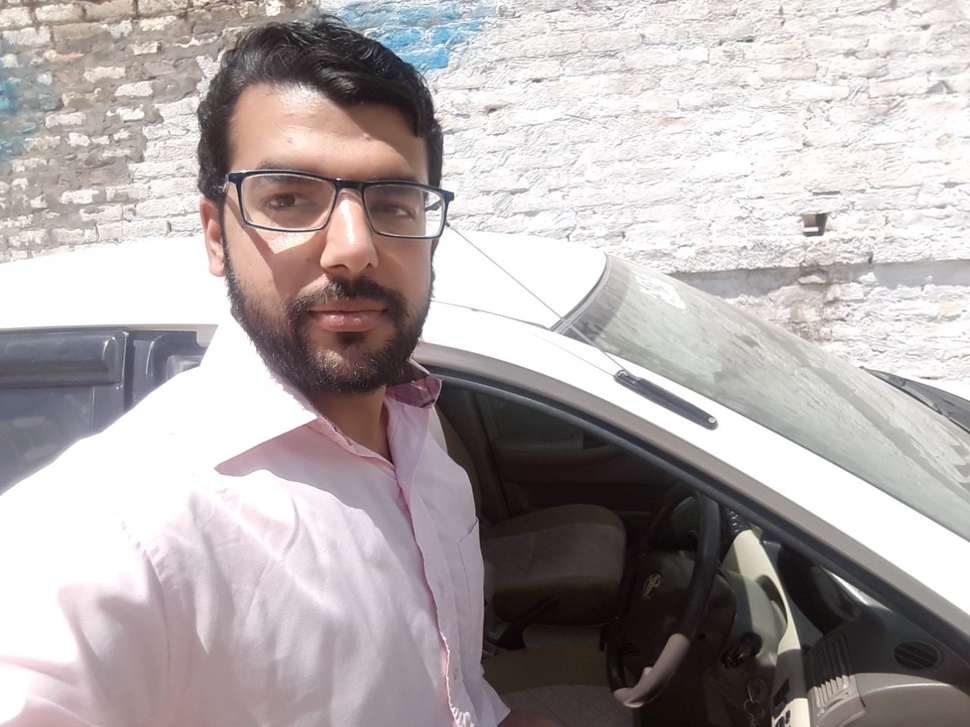
#> input picture 1/Selfie.jpg, 970 x 727 px, shrunk from 1280 x 960 before the run, found by its file name
$ python DipA_assign1.py
#> lines starting #> are read from the running program, lines starting #| are printed output that depends on the picture
#!/usr/bin/env python
# coding: utf-8

# DIPA Quiz #01       Submitted to Sir Naeem Akhtar        Suleman Qamar MS-19-IT-508006
#
# Add some random noise to your image and then try mean, median, and Gaussian filters to remove it.
# Display original and the resultant three images in a single window

# In[104]:


from matplotlib import pyplot as plt
import cv2
import numpy as np
from skimage.util import random_noise
# using this to make pictures appear inline
get_ipython().run_line_magic('matplotlib', 'inline')
img = cv2.imread("selfie.jpg")
#> img is the input picture: shape (727, 970, 3); mean B, G, R 169.1, 169, 176.6
gray = cv2.cvtColor(img, cv2.COLOR_BGR2GRAY) #we can use grayscale or color image
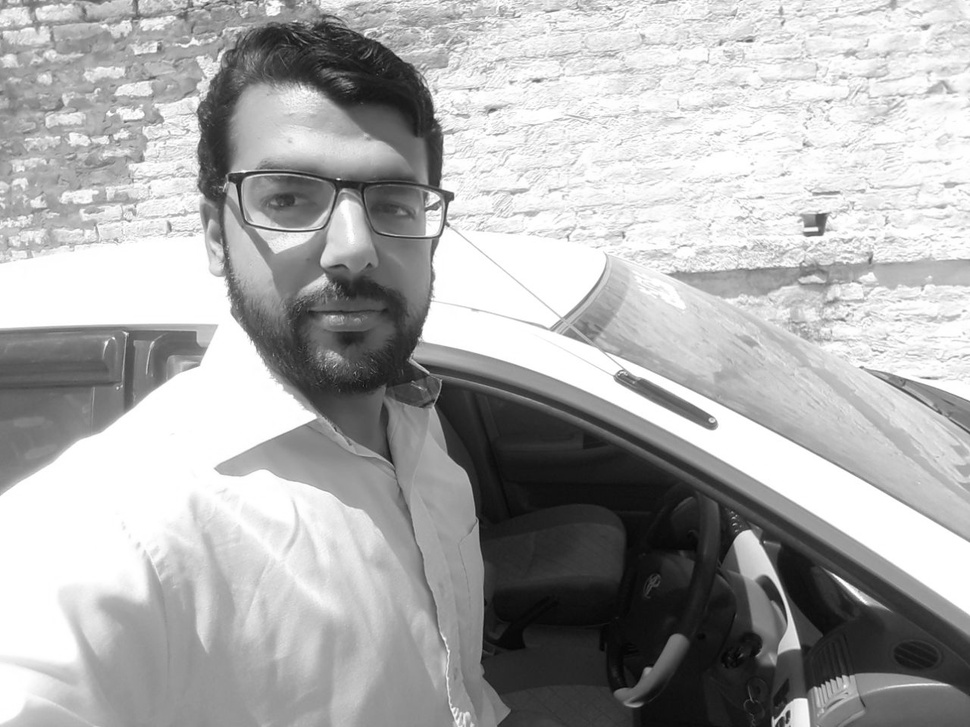
#> gray: shape (727, 970); min 1, max 255, mean 171.3
RGB_im = cv2.cvtColor(img, cv2.COLOR_BGR2RGB) # CV2 default is BGR so changing it to RGB
HSV_im = cv2.cvtColor(img, cv2.COLOR_BGR2HSV) # another color space
#> HSV_im: shape (727, 970, 3); mean H, S, V 67.5, 25.4, 177.8
plt.imshow(RGB_im)
#plt.imshow(HSV_im)
#plt.imshow(gray)
plt.title('Selfie')
plt.show()


# In[121]:


# Generating Random Noise and adding it to my selfie image (HSV)
img1 = HSV_im.copy()
cv2.randn(img1,(0,0,0),(255,255,255))
#> img1: shape (727, 970, 3); mean H, S, V 80.6, 80.5, 80.6
ni = HSV_im + img1
#> ni: shape (727, 970, 3); mean H, S, V 94, 64.4, 159.4
RGB_ni = cv2.cvtColor(ni, cv2.COLOR_HSV2RGB)
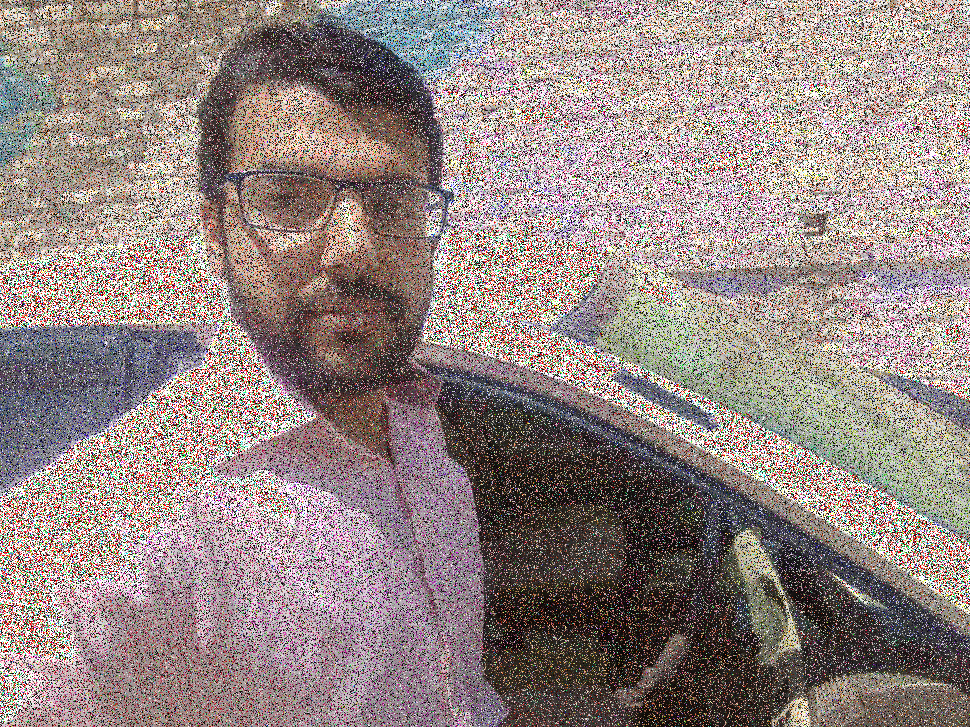
#> RGB_ni: shape (727, 970, 3); mean R, G, B 149.3, 134.7, 131.6
plt.imshow((RGB_ni * 255).astype(np.uint8))
plt.show()
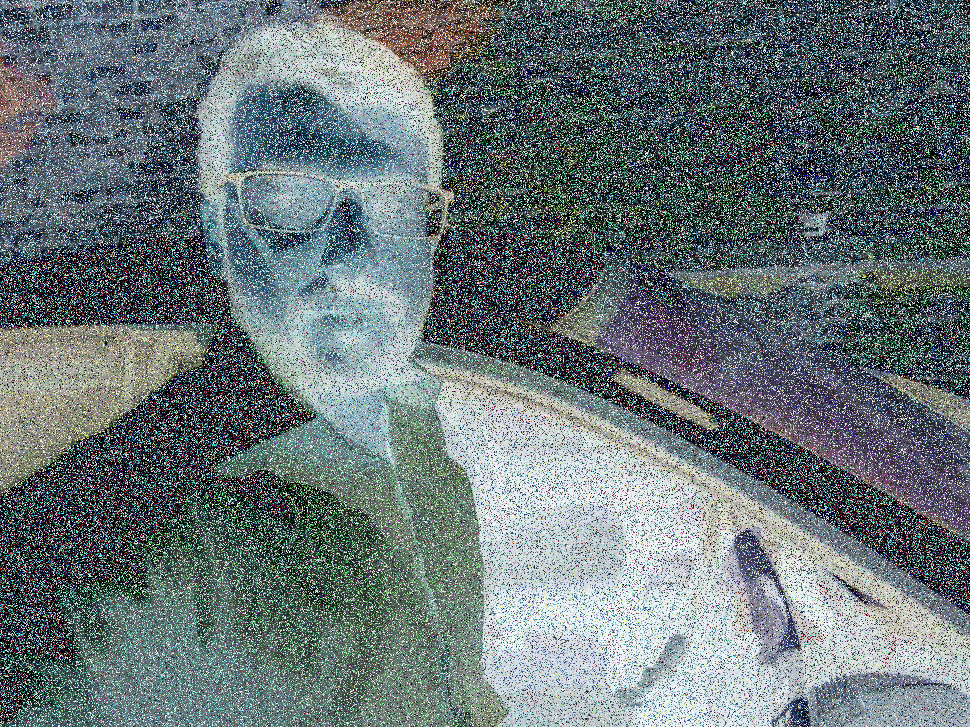
#> shown: shape (727, 970, 3); mean R, G, B 104.5, 116.8, 119.3


# In[53]:


#Generating noise using random noise function with salt and pepper mode (RGB)
noise_img = random_noise(RGB_im, mode='s&p',amount=0.3)
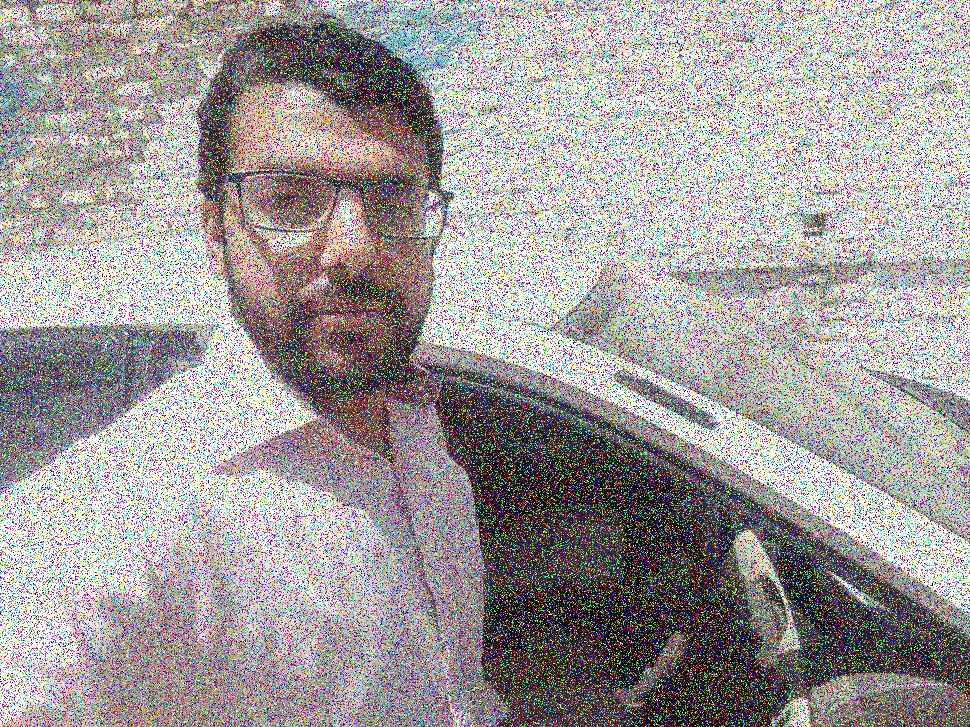
#> noise_img: shape (727, 970, 3) float64; mean R, G, B 0.635, 0.614, 0.614
plt.imshow((noise_img * 255).astype(np.uint8))
plt.show()


# In[98]:


#using noisy image generated with help of random function
mean = cv2.blur(noise_img,(5,5))
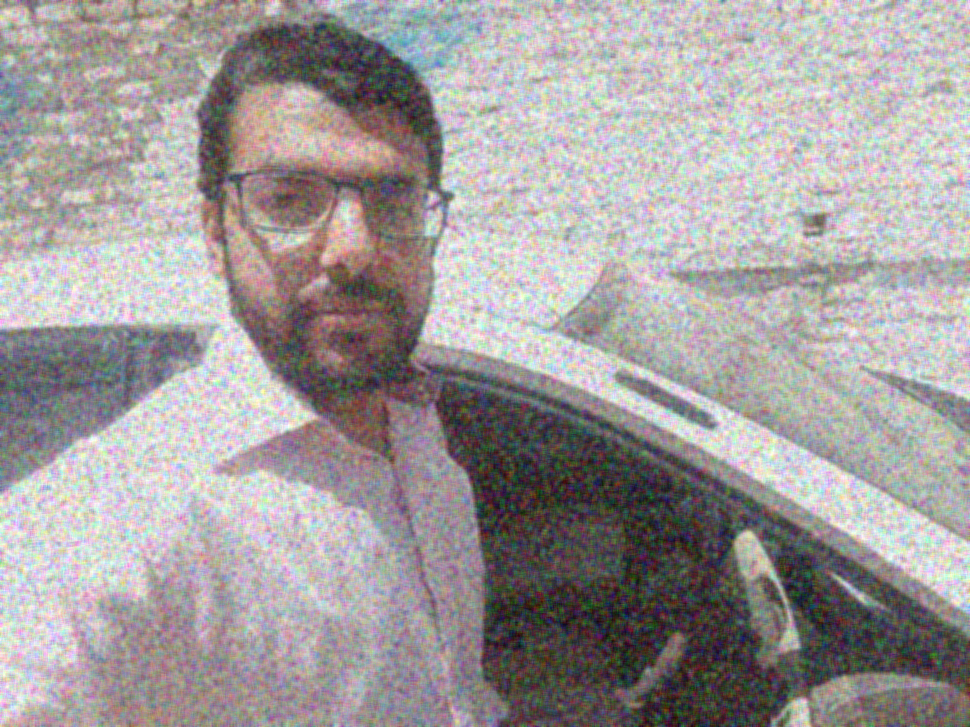
#> mean: shape (727, 970, 3) float64; mean R, G, B 0.635, 0.614, 0.614
gaussian = cv2.GaussianBlur(noise_img,(5,5),0)
noise_img = noise_img.astype('float32')
median = cv2.medianBlur(noise_img,5)
plt.subplot(151),plt.imshow(img),plt.title('Original')
plt.xticks([]), plt.yticks([])
plt.subplot(152),plt.imshow(noise_img),plt.title('Noisy')
plt.xticks([]), plt.yticks([])
plt.subplot(153),plt.imshow(mean),plt.title('Mean')
plt.xticks([]), plt.yticks([])
plt.subplot(154),plt.imshow(gaussian),plt.title('Gaussian')
plt.xticks([]), plt.yticks([])
plt.subplot(155),plt.imshow(median),plt.title('Median')
plt.xticks([]), plt.yticks([])
plt.show()
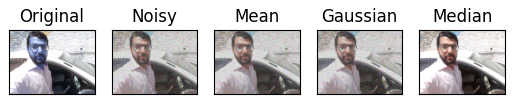
#> figure drawn by matplotlib, 5 panels; B, G, R data is drawn as R, G, B


# In[122]:


#using noisy image generated using random numbers and adding them to picture
mean = cv2.blur(ni,(5,5))
#> mean: shape (727, 970, 3); mean H, S, V 94, 64.4, 159.4
gaussian = cv2.GaussianBlur(ni,(5,5),0)
#> gaussian: shape (727, 970, 3); mean H, S, V 94, 64.4, 159.4
plt.subplot(151),plt.imshow(img),plt.title('Original')
plt.xticks([]), plt.yticks([])
plt.subplot(152),plt.imshow((ni * 255).astype(np.uint8)),plt.title('Noisy')
plt.xticks([]), plt.yticks([])
plt.subplot(153),plt.imshow((mean * 255).astype(np.uint8)),plt.title('Mean')
plt.xticks([]), plt.yticks([])
plt.subplot(154),plt.imshow((gaussian * 255).astype(np.uint8)),plt.title('Gaussian')
plt.xticks([]), plt.yticks([])
ni = ni.astype('float32')
#> ni: shape (727, 970, 3) float32; mean H, S, V 94, 64.4, 159.5
median = cv2.medianBlur(ni,5)
#> median: shape (727, 970, 3) float32; mean H, S, V 75.6, 30.5, 175.2

plt.subplot(155),plt.imshow(median),plt.title('Median')
plt.xticks([]), plt.yticks([])
plt.show()
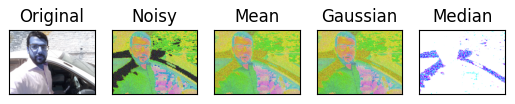
#> figure drawn by matplotlib, 5 panels; B, G, R data is drawn as R, G, B

$ run again, with 1/DipA_assign1.png saved as 1/Selfie.jpg
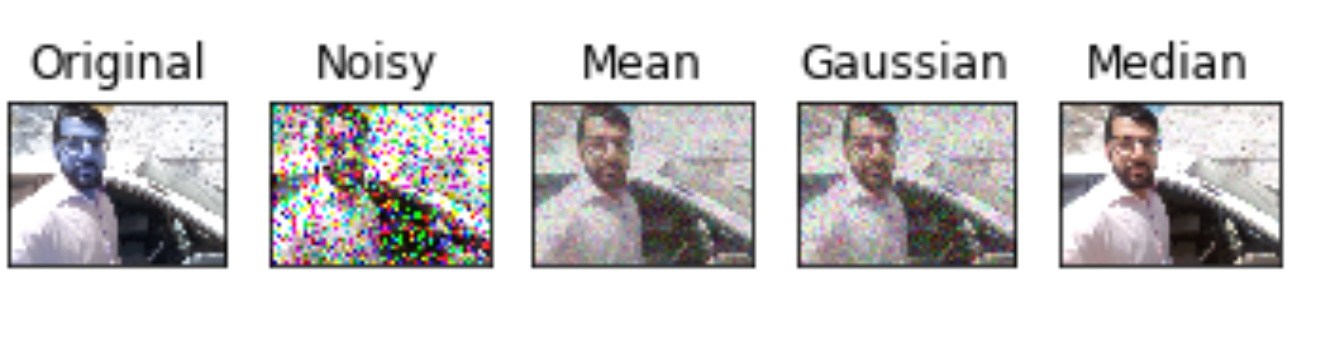
#> input picture 1/DipA_assign1.png, 1323 x 358 px, found by its file name
#> img is the input picture: shape (358, 1323, 3); mean B, G, R 210, 209.6, 211.6
#> HSV_im: shape (358, 1323, 3); mean H, S, V 36.1, 17.3, 215.5
#> img1: shape (358, 1323, 3); mean H, S, V 80.6, 80.5, 80.6
#> `gaussian = cv2.GaussianBlur(noise_img,(5,5),0)`:
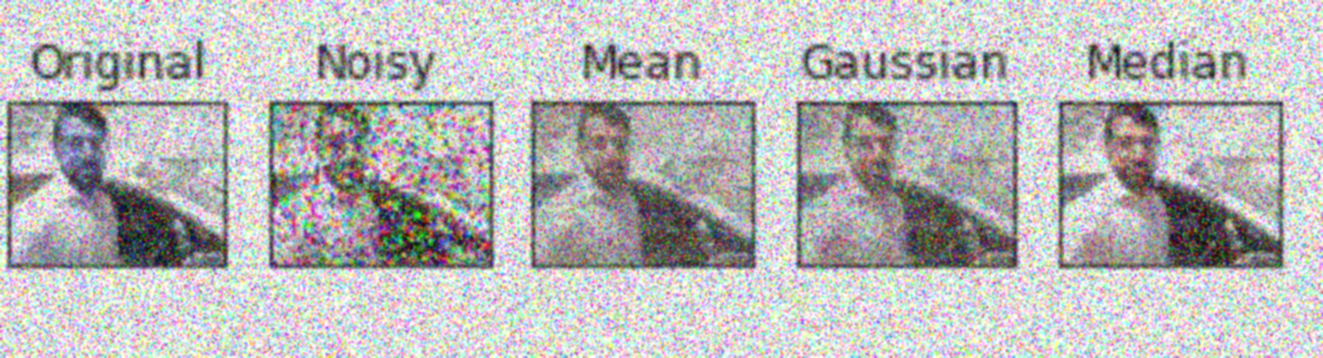
#> gaussian: shape (358, 1323, 3) float64; mean R, G, B 0.731, 0.726, 0.725
#> `median = cv2.medianBlur(noise_img,5)`:
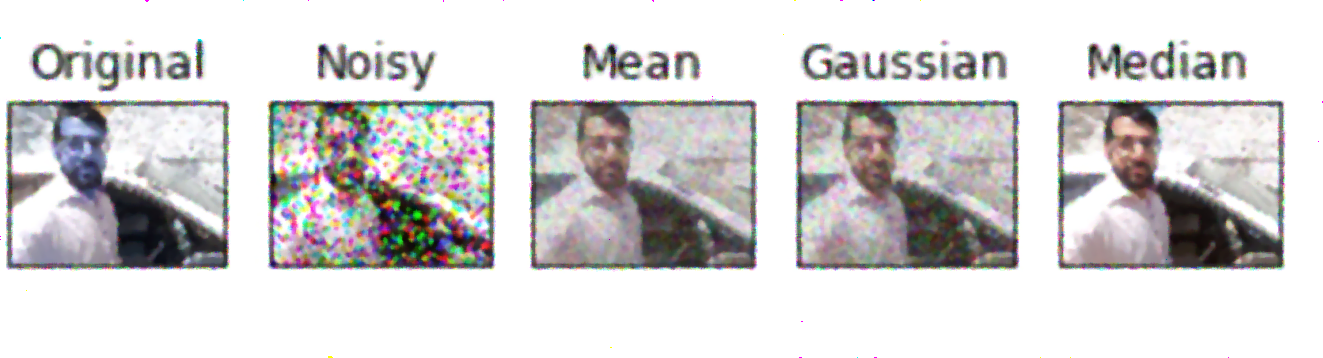
#> median: shape (358, 1323, 3) float32; mean R, G, B 0.832, 0.825, 0.826
